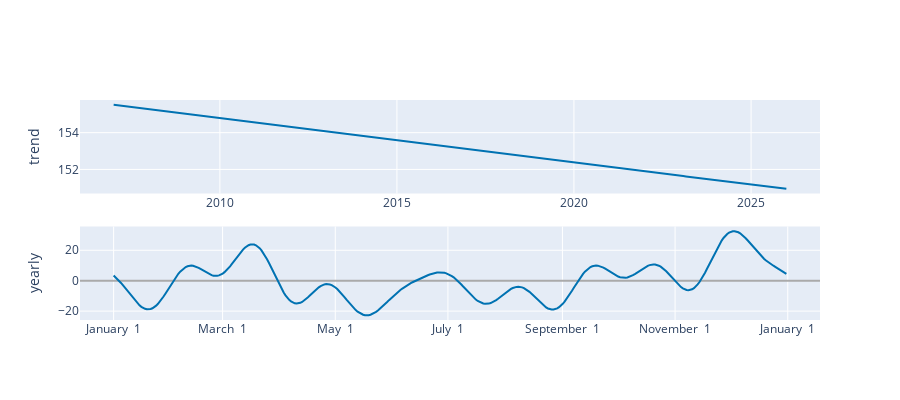

The cell this chart's notebook holds for it:
### Code cell
plot_components_plotly(m, forecast)

### Figure 1 — Plotly figure (JSON) as saved in the notebook; plotly's stock layout.template omitted (floating-point values rounded to 4 significant figures; data arrays with more than 128 entries replaced by an {"elided": "..."} marker saying what was removed)
{"data": [{"line": {"color": "#0072B2", "width": 2}, "mode": "lines", "name": "trend", "type": "scatter", "x": {"elided": "229 str values"}, "xaxis": "x", "y": {"elided": "229 float values"}, "yaxis": "y"}, {"line": {"color": "rgba(0, 114, 178, 0.2)", "width": 0}, "mode": "lines", "name": "trend_upper", "type": "scatter", "x": {"elided": "229 str values"}, "xaxis": "x", "y": {"elided": "229 float values"}, "yaxis": "y"}, {"fill": "tonexty", "fillcolor": "rgba(0, 114, 178, 0.2)", "line": {"color": "rgba(0, 114, 178, 0.2)", "width": 0}, "mode": "lines", "name": "trend_lower", "type": "scatter", "x": {"elided": "229 str values"}, "xaxis": "x", "y": {"elided": "229 float values"}, "yaxis": "y"}, {"line": {"color": "#0072B2", "width": 2}, "mode": "lines", "name": "yearly", "type": "scatter", "x": {"elided": "365 str values"}, "xaxis": "x2", "y": {"elided": "365 float values"}, "yaxis": "y2"}], "layout": {"height": 400, "showlegend": false, "width": 900, "xaxis": {"anchor": "y", "domain": [0, 1], "range": ["2006-01-19T01:12:00", "2026-12-12T22:48:00"], "type": "date"}, "xaxis2": {"anchor": "y2", "domain": [0, 1], "range": ["2016-12-13T18:54:02.958904", "2018-01-18T11:04:57.863013"], "tickformat": "%B %e", "type": "date"}, "yaxis": {"anchor": "x", "domain": [0.575, 1], "rangemode": "normal", "title": {"text": "trend"}, "zerolinecolor": "#AAA"}, "yaxis2": {"anchor": "x2", "domain": [0, 0.425], "title": {"text": "yearly"}, "zerolinecolor": "#AAA"}}}
